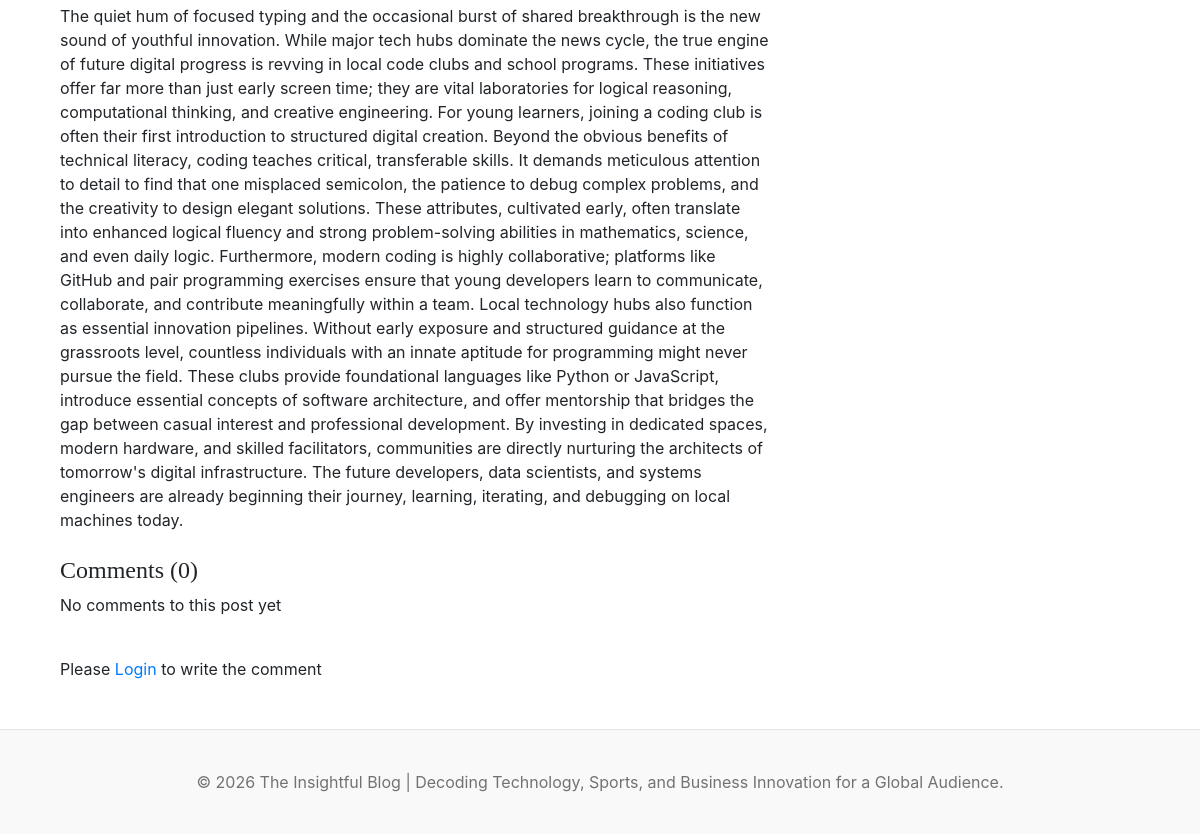
Before: /blogs/how-local-code-clubs-are-debugging-the-future-of-software/ (lower part) with the older database file.
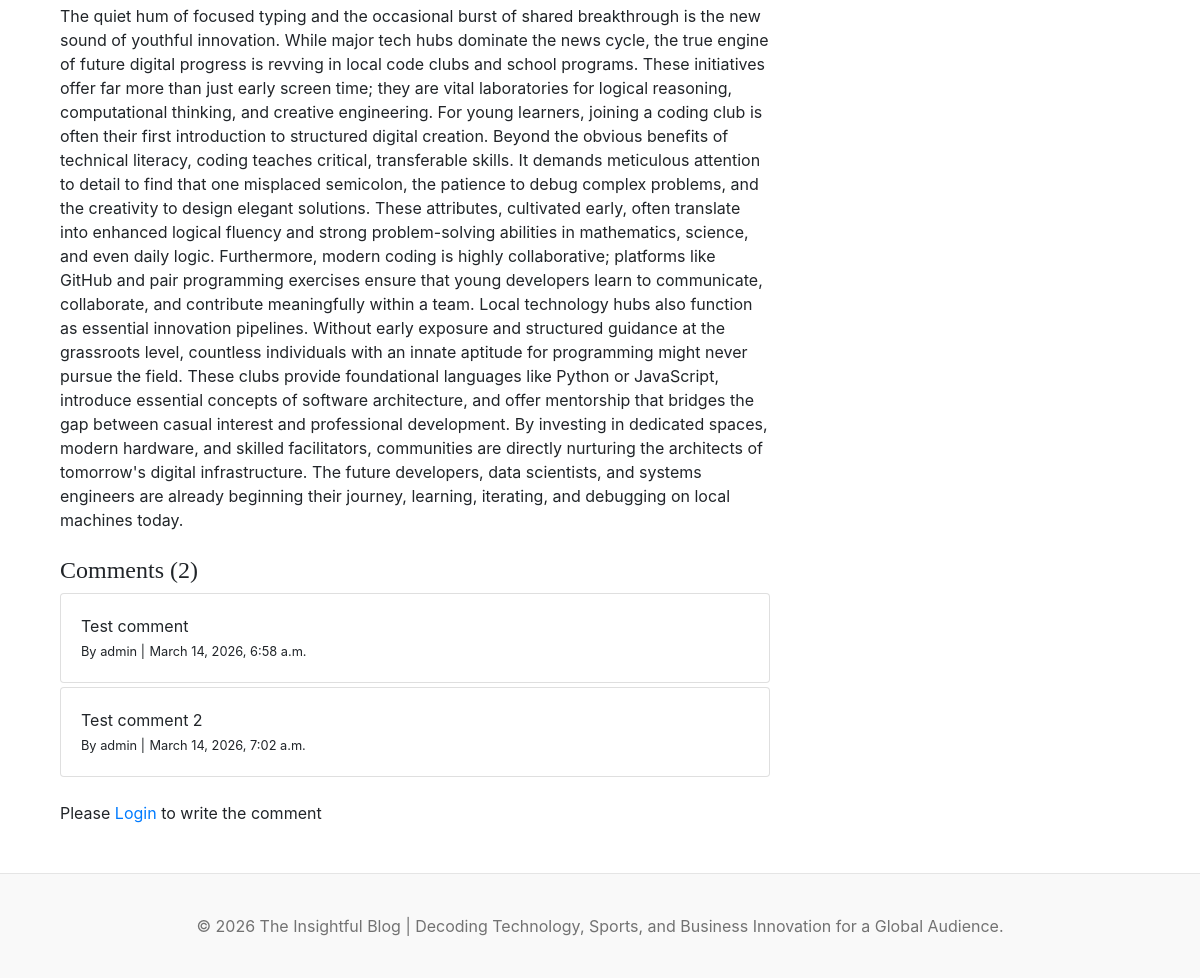
After: the same page with the newer database file.
### blogs/models.py (models this page shows)
class Comment(models.Model):
    user = models.ForeignKey(User, on_delete=models.CASCADE)
    blog = models.ForeignKey(Blog, on_delete=models.CASCADE)
    comment = models.CharField(max_length=250)
    created_at = models.DateTimeField(auto_now_add=True)
    updated_at = models.DateTimeField(auto_now_add=True)
    def __str__(self):
        return self.comment

### blogs/views.py (the view, shortened to what this page needs)
# urls.py: path("blogs/<slug:slug>/", blogsView.blogs, name="blogs"),
def blogs(request, slug):
    single_blog = get_object_or_404(Blog, slug=slug, status="Published")
    comments = Comment.objects.filter(blog=single_blog)
    comments_count = comments.count()
    context = {
        "single_blog": single_blog,
        "comments": comments,
        "comments_count": comments_count,
    }
    return render(request, "blogs.html", context)

### blogs/context_processors.py (called while the page is built)
def get_categories(request):
    categories = Category.objects.all()
    return dict(categories=categories)

def get_social_links(request):
    social_links = SocialLink.objects.all()
    return dict(social_links=social_links)

### blogs/models.py (called while the page is built)
    def __str__(self):
        return self.category_name

### templates/blogs.html (shortened to what this page needs)
{% extends 'base.html' %}
{% block content %}
<div class="container mt-5">
    <div class="row">
        <div class="col-lg-8">
            <article>
                <section class="mb-5">
                    <p class="fs-5 mb-4">{{ single_blog.blog_body }}</p>
                    <h4>Comments ({{ comments_count }})</h4>
                    {% if comments %}
                    {% for comment in comments %}
                    <div class="card mt-1">
                        <div class="card-body">
                            <p class="card-text mb-0">{{ comment }}</p>
                            <span>
                                <small>By {{ comment.user }} |</small>
                                <small>{{ comment.created_at }}</small>
                            </span>
                        </div>
                    </div>
                    {% endfor %}
                    {% else %}
                    <p>No comments to this post yet</p>
                    {% endif %}
                    <br>
                    <div class="form-group">
                        {% if user.is_authenticated %}
                        <form action="" method="POSt">
                            {% csrf_token %}
                            <div class="form-group">
                                <textarea name="comment" class="form-control"
                                    placeholder="Write Your Thought's"></textarea>
                                <button type="submit" class="btn btn-primary mt-2">Submit</button>
                            </div>
                        </form>
                        {% else %}
                        <p>Please <span><a href="{% url 'login' %}">Login</a></span> to write the comment</p>
                        {% endif %}
                    </div>
                </section>
            </article>
        </div>
        <div class="col-lg-4">
        </div>
    </div>
</div>
{% endblock %}

Changed rows visible on the page:
added Comment: comment "Test comment", user "admin", created_at "March 14, 2026, 6:58 a.m."
added Comment: comment "Test comment 2", user "admin", created_at "March 14, 2026, 7:02 a.m."
Other visible differences:
{{ comments_count }}: "0" → "2"
text no longer shown: "No comments to this post yet"
